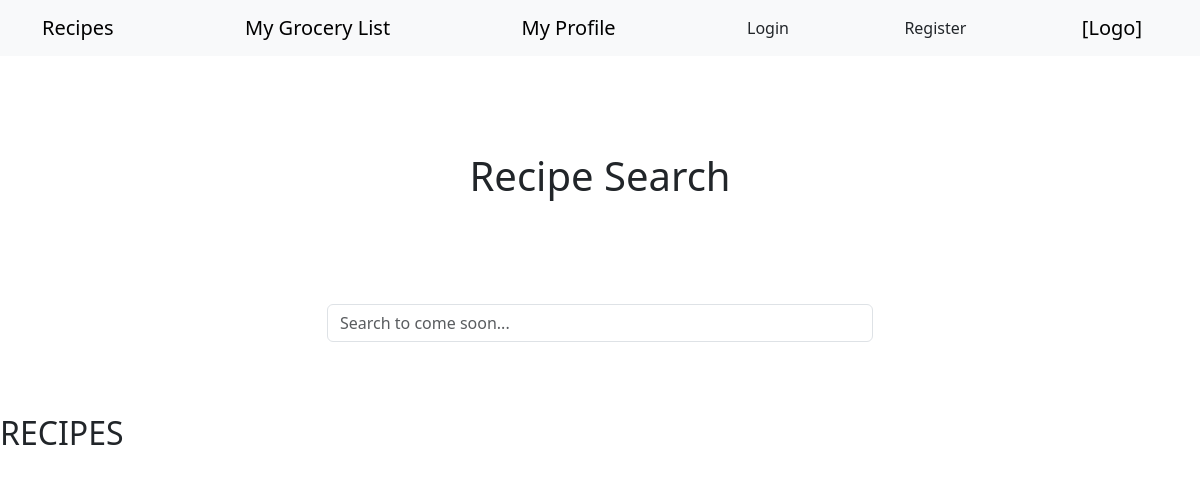
Page /home on the earlier database version.
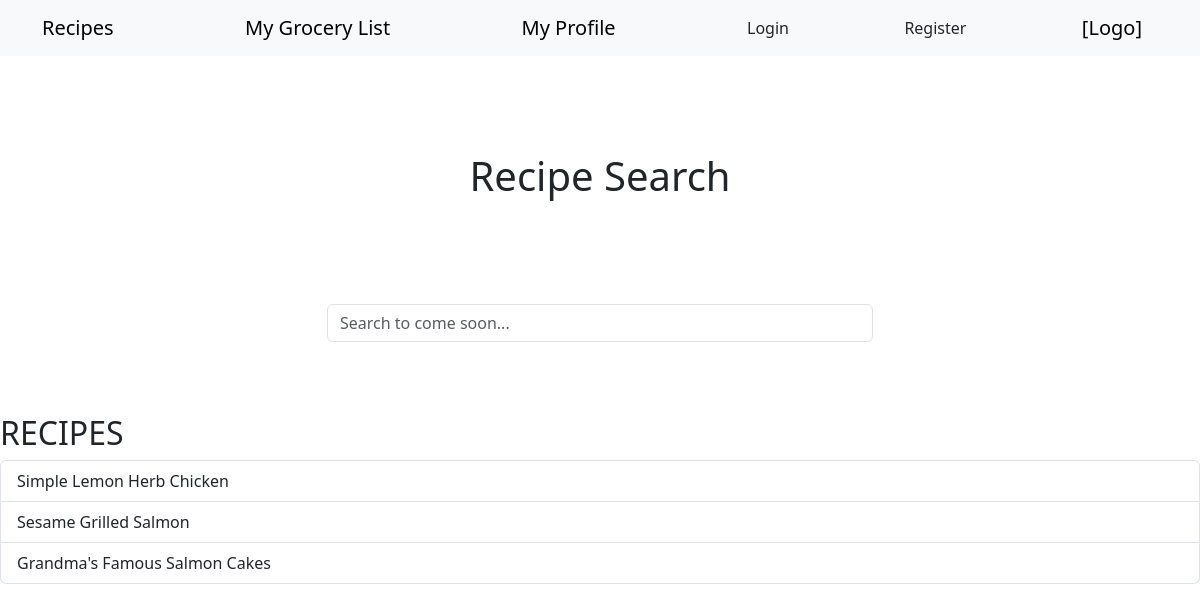
Same page on the later database version.
### app/models.py (models this page shows, shortened)
class Recipe(db.Model):
	__tablename__ = 'recipes'
	recipe_id = db.Column(db.Integer, primary_key=True)
	recipe_desc = db.Column(db.String(100))
	recipe_type = db.Column(db.String(50))
	recipe_servings = db.Column(db.Integer)
	recipe_rating = db.Column(db.Integer)
	recipe_insns = db.Column(db.String(1000))

### app/routes.py (the view)
@myapp_obj.route("/")
@myapp_obj.route("/home")
def main():
	recipes = Recipe.query.all()
	return render_template("index.html", recipes=recipes)

### app/templates/index.html (shortened to what this page needs)
{% extends 'base.html' %}
{% block header %}
	<br><br><br><br>
	<h1 class="text-center">{% block title %}Recipe Search{% endblock %}</h1>
{% endblock %}
{% block content %}
<br><br><br><br>
<div class="container">
  <div class="row justify-content-center">
    <div class="col-md-6">
      <div class="search-container">
        <input type="text" class="form-control search-input" placeholder="Search to come soon...">
      </div>
    </div>
  </div>
</div>
<br><br><br>
<h2>RECIPES</h2>
<div class="list-group">
{% for recipe in recipes %}
  <a href="/recipe-{{recipe.recipe_id}}" class="list-group-item list-group-item-action">{{recipe.recipe_desc}}</a>
{% endfor %}
</div>
{% endblock %}

### app/templates/base.html (shortened to what this page needs)
<!DOCTYPE html>
<link href="https://cdn.jsdelivr.net/npm/bootstrap@5.3.5/dist/css/bootstrap.min.css" rel="stylesheet">
<nav class="navbar sticky-top bg-body-tertiary">
<div class="container">
<a class="navbar-brand" href="/">Recipes</a>
<a class="navbar-brand" href="/grocery-list">My Grocery List</a>
<a class="navbar-brand" href="/user">My Profile</a>
{% if session.get("user") %}
    <a href="{{ url_for('logout') }}" class="nav-link">Logout</a>
{% else %}
    <a href="{{ url_for('login') }}" class="nav-link">Login</a>
{% endif %}
<a href="{{ url_for('register') }}" class="nav-link">Register</a>
<a class="navbar-brand" href="/">[Logo]</a>
</div>
</nav>
<section class="content">
  <header>
	{% block header %}{% endblock %}
  </header>
	{% block content %}{% endblock %}
</section>

Differences in the rows shown:
added Recipe: recipe_desc "Simple Lemon Herb Chicken"
added Recipe: recipe_desc "Sesame Grilled Salmon"
added Recipe: recipe_desc "Grandma's Famous Salmon Cakes"
